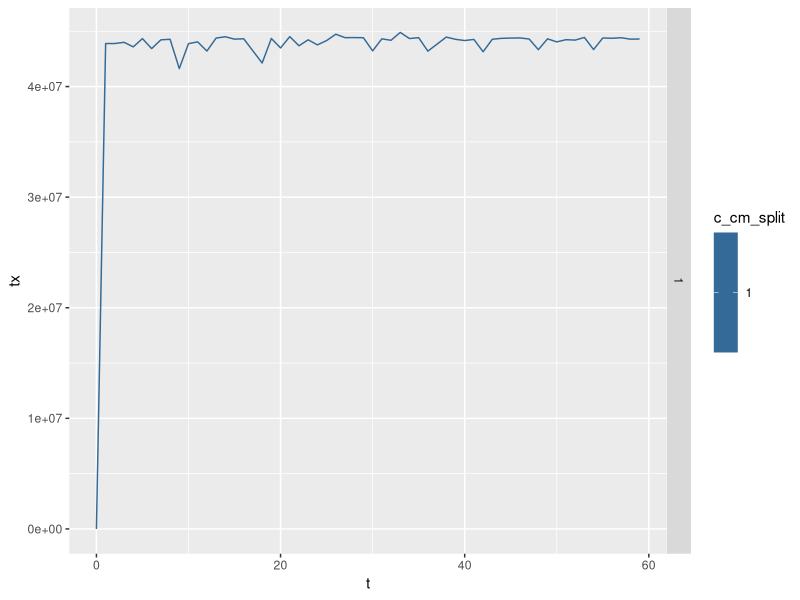
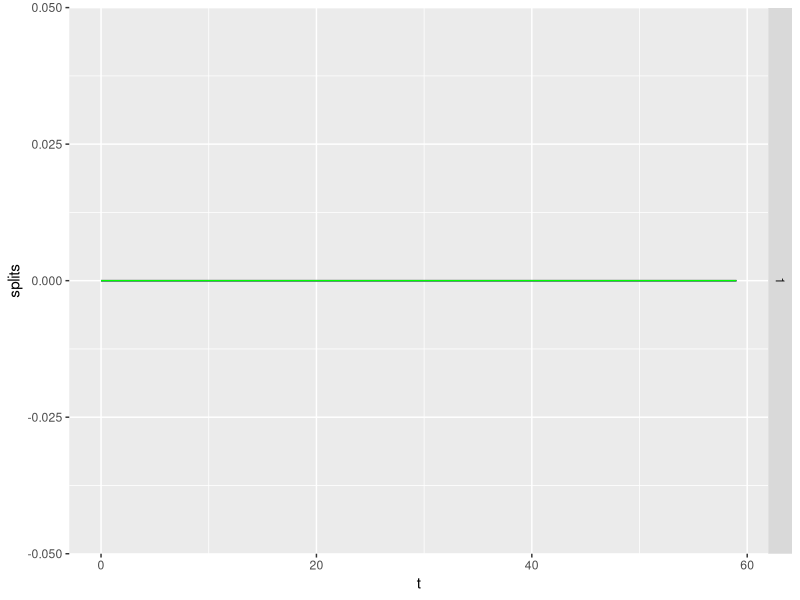

These charts were generated, in order, by the following R code:
library(ggplot2)
library(sqldf)
library(Cairo)
library(stringr)
library(scales)
# Rome

dev.set(0)
df=read.csv('./tata.csv')
d=sqldf("select * from df")
tx <- ggplot(d, aes(t, tx, color=c_cm_split, group=c_cm_split)) + geom_line()
tx <- tx + facet_grid (row=vars(cm_threads_pro_page), cols=vars())
print(tx)

aux =sqldf("select t, max(GHz) GHz, min(instr) instr, consumed_pages,
 max(space_usage_gib) space_usage_gib,
 sum(dt_restarts_update_same_size) restarts,
 sum(cm_split_succ_counter) splits,
 sum(cm_merge_succ_counter) merge_succ,
 sum(cm_merge_fail_counter) merge_fail,
c_cm_split,c_su_merge,cm_threads_pro_page,
  c_dram_gib,c_worker_threads,c_cm_update_tracker_pct from d  group by t, c_dram_gib, c_worker_threads, c_cm_update_tracker_pct, c_cm_split, c_su_merge, cm_threads_pro_page")
plot <- ggplot(aux, aes(t)) + geom_line(aes(y=splits), color="red") + geom_line(aes(y=merge_succ), colour="blue")  + geom_line(aes(y=merge_fail), colour="green")# + geom_line(aes(y=consumed_pages), color="purple")
#plot <- ggplot(aux, aes(t))
plot <- plot + facet_grid (row=vars(cm_threads_pro_page), cols=vars())
print(plot)
sqldf("select t, consumed_pages from d order by consumed_pages desc limit 10")
